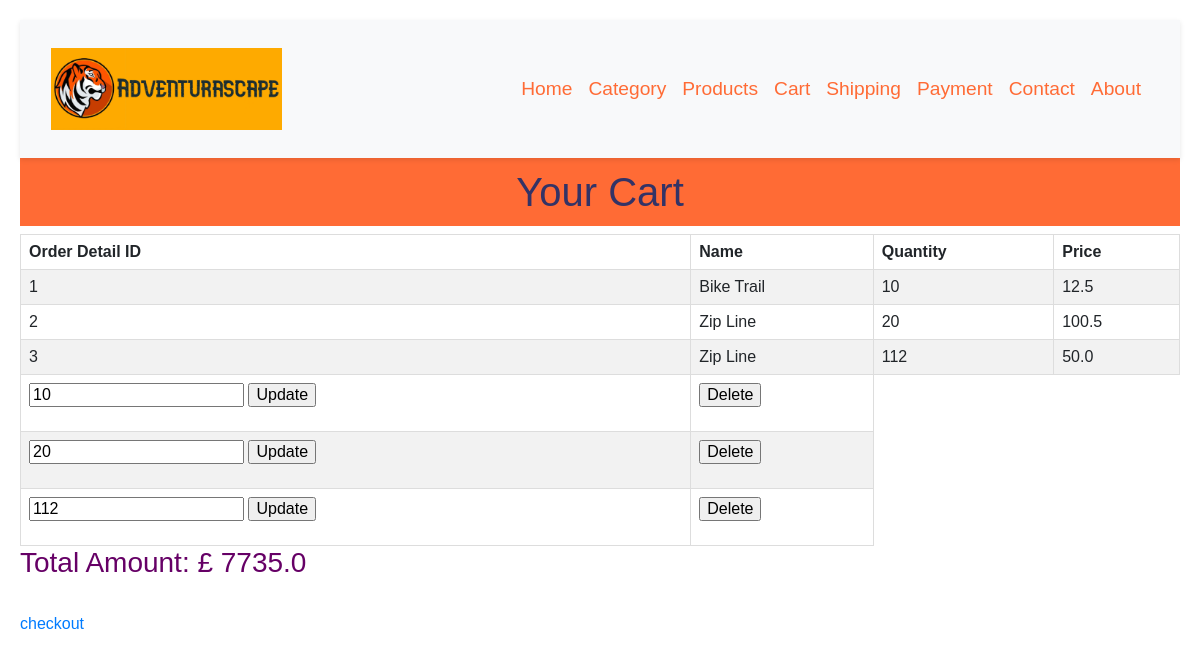
The page /cart on the database its author committed.
### application/models.py (models this page shows)
class Order_detail(db.Model):
    order_detail_id = db.Column(db.Integer, primary_key=True)
    order_id = db.Column(db.Integer, db.ForeignKey('order.order_id'), nullable=False)
    product_id = db.Column(db.Integer, db.ForeignKey('product.product_id'), nullable=False)
    quantity = db.Column(db.Integer)
    price = db.Column(db.Float)

class Product(db.Model):
    product_id = db.Column(db.Integer, primary_key=True)
    name = db.Column(db.String(30), nullable=False)
    description = db.Column(db.String(30), nullable=False)
    price = db.Column(db.Float)
    stock_level = db.Column(db.Integer)
    order_details = db.relationship('Order_detail', backref='product')

### application/routes.py (the view)
@app.route('/cart')
def cart():
    all_product = Product.query.all()
    all_orders = Order_detail.query.all()
    total_amount = sum([order.quantity * order.price for order in all_orders])
    return render_template('cart.html', all_orders=all_orders, total_amount=total_amount, all_product=all_product)

### application/templates/cart.html (shortened to what this page needs)
<html>
  <head>
    <link rel="stylesheet" href="https://maxcdn.bootstrapcdn.com/bootstrap/4.0.0/css/bootstrap.min.css">
    <link rel="stylesheet" href="\static\style.css">
    <link rel="stylesheet" href="https://maxcdn.bootstrapcdn.com/bootstrap/4.0.0/css/bootstrap.min.css">
    <link rel="stylesheet" href="https://pyscript.net/alpha/pyscript.css" />
  </head>
  <body>
         <nav class="navbar navbar-expand-md navbar-light bg-light sticky-top">
            <div class="container">
                <a class="navbar-logo" href="{{ url_for('home') }}"><img src="\static\logo.png"></a>
                <div class="collapse navbar-collapse" id="navbarNav">
                    <ul class="navbar-nav ml-auto">
                        <li class="nav-item">
                            <a class="nav-link" href="{{ url_for('home') }}">Home</a>
                        </li>
                    <li class="nav-item">
                        <a class="nav-link" href="{{ url_for('category') }}">Category</a>
                    </li>
                        <li class="nav-item">
                            <a class="nav-link" href="{{ url_for('products') }}">Products</a>
                        </li>
                        <li class="nav-item">
                            <a class="nav-link" href="{{ url_for('cart') }}">Cart</a>
                        </li>
                        <li class="nav-item">
                            <a class="nav-link" href="{{ url_for('shipping') }}">Shipping</a>
                        </li>
                        <li class="nav-item">
                            <a class="nav-link" href="{{ url_for('payment') }}">Payment</a>
                        </li>
                        <li class="nav-item">
                            <a class="nav-link" href="{{ url_for('contact') }}">Contact</a>
                        </li>
                        <li class="nav-item">
                            <a class="nav-link" href="{{ url_for('about') }}">About</a>
                        </li>
                    </ul>
                </div>
            </div>
        </nav>
    <!DOCTYPE html>
    <html lang="en">
    <head>
    </head>
    <body>
    <h1>Your Cart</h1>
    <table>
    <tr>
    <th>Order Detail ID</th>
    <th>Name</th>
    <th>Quantity</th>
    <th>Price</th>
    </tr>
     <tr>
           {% for order in all_orders %}
    <td>{{ order.order_detail_id }}</td>
    <td>
            {% for product in all_product %}
            {% if product.product_id == order.product_id %}
                {{product.name}}
            {% endif %}
            {% endfor %}
    </td>
    <td>{{ order.quantity }}</td>
    <td>{{ order.price }}</td>
    </tr>
            {% endfor %}
                    {% for order in all_orders %}
            <tr>
            <td>
            <form action="{{ url_for('update_quantity', order_detail_id=order.order_detail_id) }}" method="post">
            <input type="number" name="new_quantity" value="{{ order.quantity }}" min="1">
            <input type="submit" value="Update">
            </form>
            </td>
            <td>
            <form action="{{ url_for('delete_item', order_detail_id=order.order_detail_id) }}" method="post">
            <input type="submit" value="Delete">
            </form>
            </td>
            </tr>
            {% endfor %}
    </table>
    <h3>Total Amount: £ {{ total_amount }}</h3> <br>
    <div>
    <a href="{{ url_for('shipping') }}">checkout</a>
    </div>
    </body>
    </html>
  </body>
</html>

### application/static/style.css (style rules this page uses)
body, h1, h2, h3, ul, li { margin: 0; padding: 0; }
body { font-family: Arial, sans-serif; margin: 0; padding: 0; background-color: #f4f4f4; color: #000000; line-height: 1.6; }
h1 { background-color: #FF6B35; color: #fff; padding: 10px 0; text-align: center; margin-bottom: 20px; }
.navbar { background-color: #EEF4ED; background-size: cover; background-position: center; padding: 10px 0; box-shadow: 0px 2px 5px rgba(0, 0, 0, 0.1); position: relative; }
.navbar::before { content: ""; position: absolute; top: 0; left: 0; width: 100%; height: 100%; z-index: -1; }
.navbar-logo img { display: inline-block; height: 50%; width: 50%; }
.navbar-nav .nav-link { font-size: 1.2em !important; color: #FF6B35 !important; }
.container { max-width: 800px; margin: 0 auto; padding: 20px; }

### application/templates/cart.html (style rules this page uses)
body { font-family: Arial, sans-serif; margin: 20px; }
h1 { color: #333366; }
table { width: 100%; border-collapse: collapse; }
th, td { border: 1px solid #dddddd; text-align: left; padding: 8px; }
tr:nth-child(even) { background-color: #f2f2f2; }
h3 { color: #660066; }

### rows shown on the page
Order_detail: order_detail_id "1", quantity "10", price "12.5", new_quantity "10"
Product: name "Bike Trail"
Order_detail: order_detail_id "2", quantity "20", price "100.5", new_quantity "20"
Product: name "Zip Line"
Order_detail: order_detail_id "3", quantity "112", price "50.0", new_quantity "112"

### other values the page prints
{{ total_amount }} "7735.0"
